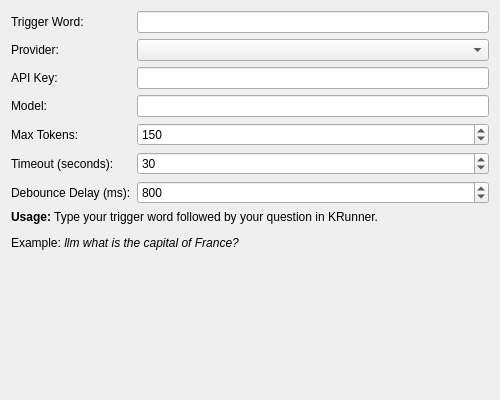
<?xml version="1.0" encoding="UTF-8"?>
<ui version="4.0">
 <class>LLMConfigWidget</class>
 <widget class="QWidget" name="LLMConfigWidget">
  <property name="geometry">
   <rect>
    <x>0</x>
    <y>0</y>
    <width>500</width>
    <height>400</height>
   </rect>
  </property>
  <layout class="QFormLayout" name="formLayout">
   <item row="0" column="0">
    <widget class="QLabel" name="triggerWordLabel">
     <property name="text">
      <string>Trigger Word:</string>
     </property>
    </widget>
   </item>
   <item row="0" column="1">
    <widget class="QLineEdit" name="triggerWordEdit">
     <property name="toolTip">
      <string>The word to trigger the LLM runner (e.g., 'llm')</string>
     </property>
    </widget>
   </item>
   <item row="1" column="0">
    <widget class="QLabel" name="providerLabel">
     <property name="text">
      <string>Provider:</string>
     </property>
    </widget>
   </item>
   <item row="1" column="1">
    <widget class="QComboBox" name="providerCombo">
     <property name="toolTip">
      <string>Select your LLM provider</string>
     </property>
    </widget>
   </item>
   <item row="2" column="0">
    <widget class="QLabel" name="apiKeyLabel">
     <property name="text">
      <string>API Key:</string>
     </property>
    </widget>
   </item>
   <item row="2" column="1">
    <widget class="QLineEdit" name="apiKeyEdit">
     <property name="echoMode">
      <enum>QLineEdit::Password</enum>
     </property>
     <property name="toolTip">
      <string>Your API key from the provider</string>
     </property>
    </widget>
   </item>
   <item row="3" column="0">
    <widget class="QLabel" name="modelLabel">
     <property name="text">
      <string>Model:</string>
     </property>
    </widget>
   </item>
   <item row="3" column="1">
    <widget class="QLineEdit" name="modelEdit">
     <property name="toolTip">
      <string>The model to use (e.g., gpt-4, claude-3-5-sonnet-20241022)</string>
     </property>
    </widget>
   </item>
   <item row="4" column="0">
    <widget class="QLabel" name="maxTokensLabel">
     <property name="text">
      <string>Max Tokens:</string>
     </property>
    </widget>
   </item>
   <item row="4" column="1">
    <widget class="QSpinBox" name="maxTokensSpin">
     <property name="minimum">
      <number>50</number>
     </property>
     <property name="maximum">
      <number>4000</number>
     </property>
     <property name="value">
      <number>150</number>
     </property>
     <property name="toolTip">
      <string>Maximum number of tokens in the response</string>
     </property>
    </widget>
   </item>
   <item row="5" column="0">
    <widget class="QLabel" name="timeoutLabel">
     <property name="text">
      <string>Timeout (seconds):</string>
     </property>
    </widget>
   </item>
   <item row="5" column="1">
    <widget class="QSpinBox" name="timeoutSpin">
     <property name="minimum">
      <number>5</number>
     </property>
     <property name="maximum">
      <number>120</number>
     </property>
     <property name="value">
      <number>30</number>
     </property>
     <property name="toolTip">
      <string>Request timeout in seconds</string>
     </property>
    </widget>
   </item>
   <item row="6" column="0">
    <widget class="QLabel" name="debounceDelayLabel">
     <property name="text">
      <string>Debounce Delay (ms):</string>
     </property>
    </widget>
   </item>
   <item row="6" column="1">
    <widget class="QSpinBox" name="debounceDelaySpin">
     <property name="minimum">
      <number>0</number>
     </property>
     <property name="maximum">
      <number>5000</number>
     </property>
     <property name="value">
      <number>800</number>
     </property>
     <property name="toolTip">
      <string>Delay before sending query to LLM after user stops typing (in milliseconds)</string>
     </property>
    </widget>
   </item>
   <item row="7" column="0" colspan="2">
    <widget class="QLabel" name="infoLabel">
     <property name="text">
      <string>&lt;html&gt;&lt;body&gt;&lt;p&gt;&lt;b&gt;Usage:&lt;/b&gt; Type your trigger word followed by your question in KRunner.&lt;/p&gt;&lt;p&gt;Example: &lt;i&gt;llm what is the capital of France?&lt;/i&gt;&lt;/p&gt;&lt;/body&gt;&lt;/html&gt;</string>
     </property>
     <property name="wordWrap">
      <bool>true</bool>
     </property>
    </widget>
   </item>
  </layout>
 </widget>
 <resources/>
 <connections/>
</ui>
